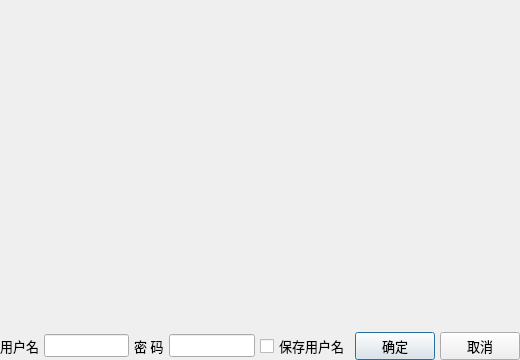
<?xml version="1.0" encoding="UTF-8"?>
<ui version="4.0">
 <class>TDialogLogin</class>
 <widget class="QDialog" name="TDialogLogin">
  <property name="geometry">
   <rect>
    <x>0</x>
    <y>0</y>
    <width>520</width>
    <height>360</height>
   </rect>
  </property>
  <property name="maximumSize">
   <size>
    <width>520</width>
    <height>360</height>
   </size>
  </property>
  <property name="font">
   <font>
    <pointsize>10</pointsize>
   </font>
  </property>
  <property name="windowTitle">
   <string>Dialog</string>
  </property>
  <layout class="QVBoxLayout" name="verticalLayout">
   <property name="spacing">
    <number>0</number>
   </property>
   <property name="leftMargin">
    <number>0</number>
   </property>
   <property name="topMargin">
    <number>0</number>
   </property>
   <property name="rightMargin">
    <number>0</number>
   </property>
   <property name="bottomMargin">
    <number>0</number>
   </property>
   <item>
    <widget class="QLabel" name="label">
     <property name="maximumSize">
      <size>
       <width>520</width>
       <height>334</height>
      </size>
     </property>
     <property name="text">
      <string/>
     </property>
     <property name="pixmap">
      <pixmap resource="res.qrc">:/images/images/splash2.jpg</pixmap>
     </property>
     <property name="scaledContents">
      <bool>true</bool>
     </property>
    </widget>
   </item>
   <item>
    <layout class="QHBoxLayout" name="horizontalLayout">
     <property name="spacing">
      <number>5</number>
     </property>
     <item>
      <widget class="QLabel" name="label_2">
       <property name="text">
        <string>用户名</string>
       </property>
      </widget>
     </item>
     <item>
      <widget class="QLineEdit" name="editUser"/>
     </item>
     <item>
      <widget class="QLabel" name="label_3">
       <property name="text">
        <string>密 码</string>
       </property>
      </widget>
     </item>
     <item>
      <widget class="QLineEdit" name="editPSWD">
       <property name="echoMode">
        <enum>QLineEdit::Password</enum>
       </property>
      </widget>
     </item>
     <item>
      <widget class="QCheckBox" name="chkBoxSave">
       <property name="text">
        <string>保存用户名</string>
       </property>
      </widget>
     </item>
     <item>
      <spacer name="horizontalSpacer_3">
       <property name="orientation">
        <enum>Qt::Horizontal</enum>
       </property>
       <property name="sizeHint" stdset="0">
        <size>
         <width>17</width>
         <height>20</height>
        </size>
       </property>
      </spacer>
     </item>
     <item>
      <widget class="QPushButton" name="btnOK">
       <property name="text">
        <string>确定</string>
       </property>
       <property name="icon">
        <iconset resource="res.qrc">
         <normaloff>:/images/images/704.bmp</normaloff>:/images/images/704.bmp</iconset>
       </property>
      </widget>
     </item>
     <item>
      <widget class="QPushButton" name="btnCancel">
       <property name="text">
        <string>取消</string>
       </property>
       <property name="icon">
        <iconset resource="res.qrc">
         <normaloff>:/images/images/706.bmp</normaloff>:/images/images/706.bmp</iconset>
       </property>
      </widget>
     </item>
     <item>
      <spacer name="horizontalSpacer_6">
       <property name="orientation">
        <enum>Qt::Horizontal</enum>
       </property>
       <property name="sizeHint" stdset="0">
        <size>
         <width>40</width>
         <height>20</height>
        </size>
       </property>
      </spacer>
     </item>
    </layout>
   </item>
  </layout>
 </widget>
 <resources>
  <include location="res.qrc"/>
 </resources>
 <connections>
  <connection>
   <sender>btnCancel</sender>
   <signal>clicked()</signal>
   <receiver>TDialogLogin</receiver>
   <slot>reject()</slot>
   <hints>
    <hint type="sourcelabel">
     <x>648</x>
     <y>484</y>
    </hint>
    <hint type="destinationlabel">
     <x>374</x>
     <y>253</y>
    </hint>
   </hints>
  </connection>
 </connections>
</ui>
